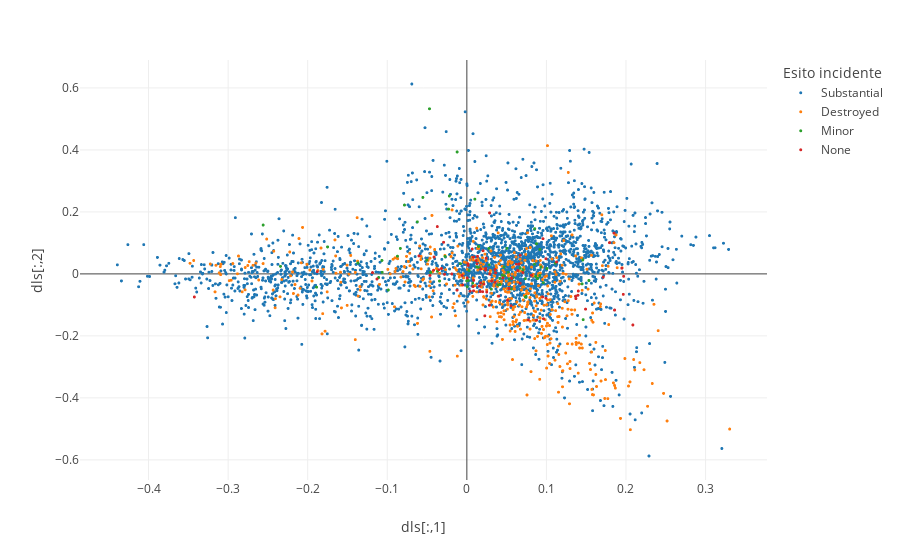

The code cell stored with this chart in its notebook:
### Code cell
fig = px.scatter(
    dfc,
    x="dls[:,1]",
    y="dls[:,2]",
    color="Esito incidente",
    template="none",
    height=800
)
    
fig.update_traces(marker=dict(size=3,))
fig.show()
